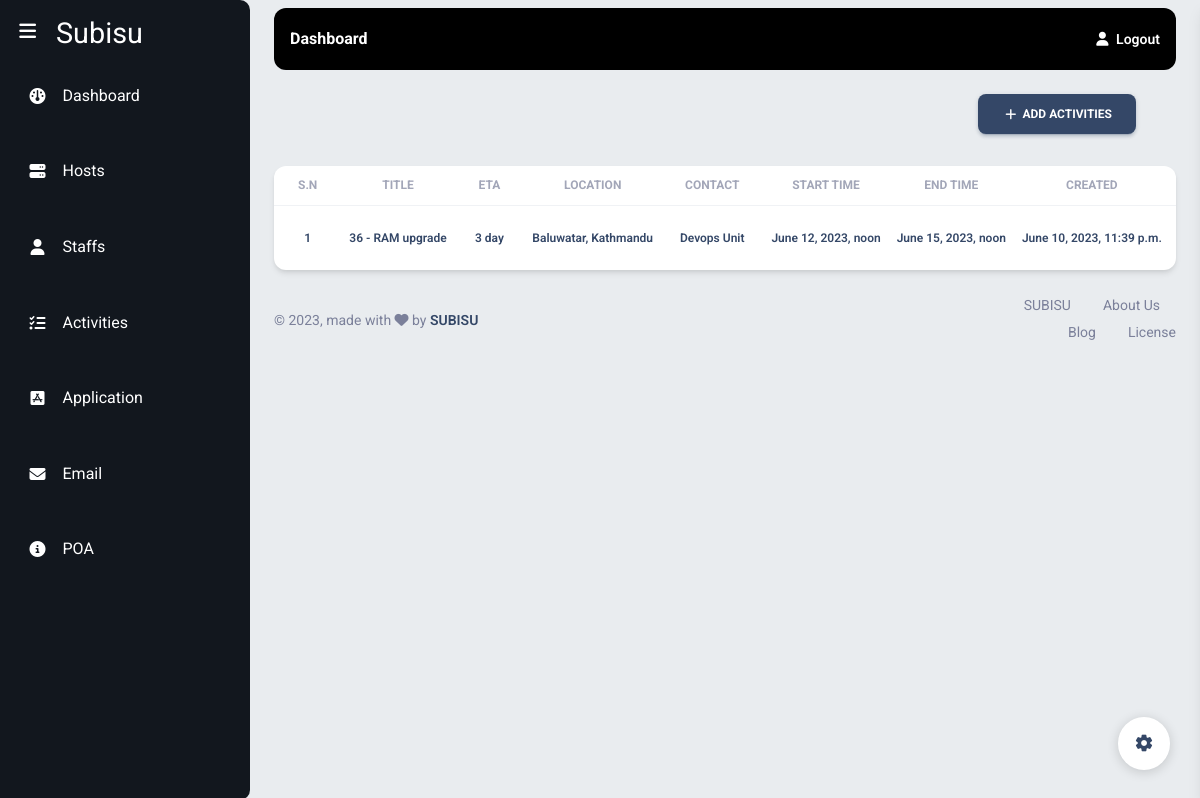
Screenshot of /activities/ (signed in) with the database file from the repository.
### subisu/models.py (models this page shows, shortened)
class Activities(models.Model):
    title = models.CharField(max_length=200, verbose_name="Activity Title")
    location = models.CharField(max_length=200, null=True, blank=True)
    reason = models.TextField(verbose_name="Reasons", blank=True)
    benefits = models.TextField(verbose_name="Benefits for Layer", blank=True)
    impact = models.TextField(verbose_name="Impact", blank=True)
    contact = models.ForeignKey(Units, on_delete=models.CASCADE,  null=True, help_text="Select units you want to send mail to")
    startTime = models.DateTimeField(null=True, blank=True, verbose_name="Activity Start Time")
    endTime = models.DateTimeField(null=True, blank=True,verbose_name="Activity End Time")
    activities = models.TextField(max_length=500, verbose_name="Activities")
    created = models.DateTimeField(auto_now_add=True, verbose_name="Activity Created At")
    otherEmails = models.TextField(blank=True, null=True, help_text="Add other emails separated by spaces", validators=[validate_email_list])
    Comment= models.CharField(max_length=200, null=True)
    status= models.CharField(max_length=20,choices=ACTIVITY_STATUS, default= 'Open')
    sendEmail = models.BooleanField(verbose_name = "Send Email",default=False, help_text="Send Email Notification to Department")
    ETA = models.CharField(max_length=200, null=True, blank=True, editable=False)

### Models/units.py (models this page shows)
class Units(models.Model):
    name = models.CharField(max_length = 100)
    departmentId = models.ForeignKey(Departments, on_delete=models.PROTECT)
    unitHead = models.CharField(max_length=100)
    email = models.EmailField()
    status = models.BooleanField(default=True)
    def __str__(self):
        return self.name

### subisu/views.py (the view)
# urls.py: path('activities/', activities, name='activities'),
@login_required()
def activities(request):
    activities = Activities.objects.all().order_by('-created')
    context = {
        'activities' : activities
    }
    return render(request, 'subisu/activities.html', context)

### templates/subisu/activities.html (shortened to what this page needs)
{%extends 'subisu/base.html' %}
{%block start%}
<div class="d-flex justify-content-end  px-6 mt-4 mb-3">
  <a class="btn btn-icon btn-3 btn-dark ml-auto" href="{%url 'create_activities' %}">
    <span class="btn-inner--icon"><i class="material-icons">add</i></span>
    <span class="btn-inner--text">Add Activities</span>
  </a>
</div>
<div class = "px-4">
<div class="card">
  <div class="table-responsive">
    <table class="table align-items-center mb-0">
      <thead>
        <tr>
            <th class="text-center text-uppercase text-secondary text-xs font-weight-bolder opacity-7">S.N</th>
            <th class="text-center text-uppercase text-secondary text-xs font-weight-bolder opacity-7">Title</th>
            <th class="text-center text-uppercase text-secondary text-xs font-weight-bolder opacity-7">ETA</th>
            <th class="text-center text-uppercase text-secondary text-xs font-weight-bolder opacity-7">Location</th>
            <th class="text-center text-uppercase text-secondary text-xs font-weight-bolder opacity-7">Contact</th>
            <th class="text-center text-uppercase text-secondary text-xs font-weight-bolder opacity-7">Start Time</th>
            <th class="text-center text-uppercase text-secondary text-xs font-weight-bolder opacity-7">End Time</th>
            <th class="text-center text-uppercase text-secondary text-xs font-weight-bolder opacity-7">Created</th>
            <th class="text-center text-uppercase text-secondary text-xs font-weight-bolder opacity-7">Status</th>
        </tr>
      </thead>
      <tbody>
        {% for activity in activities %}
            <tr>
              <td class="align-middle text-center"><h6 class="mb-0 text-xs">{{ forloop.counter}}</h6></td>
              <td class="align-middle text-center"><h6 class="mb-0 text-xs">{{activity.id}} - {{ activity.title }}</h6></td>
              <td class="align-middle text-center"><h6 class="mb-0 text-xs">{{ activity.ETA}}</h6></td>
              <td class="align-middle text-center"><h6 class="mb-0 text-xs">{{ activity.location }}</h6></td>
              <td class="align-middle text-center"><h6 class="mb-0 text-xs">{{ activity.contact }}</h6></td>
              <td class="align-middle text-center"><h6 class="mb-0 text-xs">{{ activity.startTime }}</h6></td>
              <td class="align-middle text-center"><h6 class="mb-0 text-xs">{{ activity.endTime }}</h6></td>
              <td class="align-middle text-center"><h6 class="mb-0 text-xs">{{ activity.created }}</h6></td>
              <td class="align-middle text-center"><h6 class="mb-0 text-xs">{{ activity.status }}</h6></td>
            </tr>
        {% endfor %}
      </tbody>
    </table>
  </div>
</div>
</div>
{%endblock%}

### rows the page displays
Activities: id "36", title "RAM upgrade", ETA "3 day", location "Baluwatar, Kathmandu", contact "Devops Unit", startTime "June 12, 2023, noon", endTime "June 15, 2023, noon", created "June 10, 2023, 11:39 p.m."
